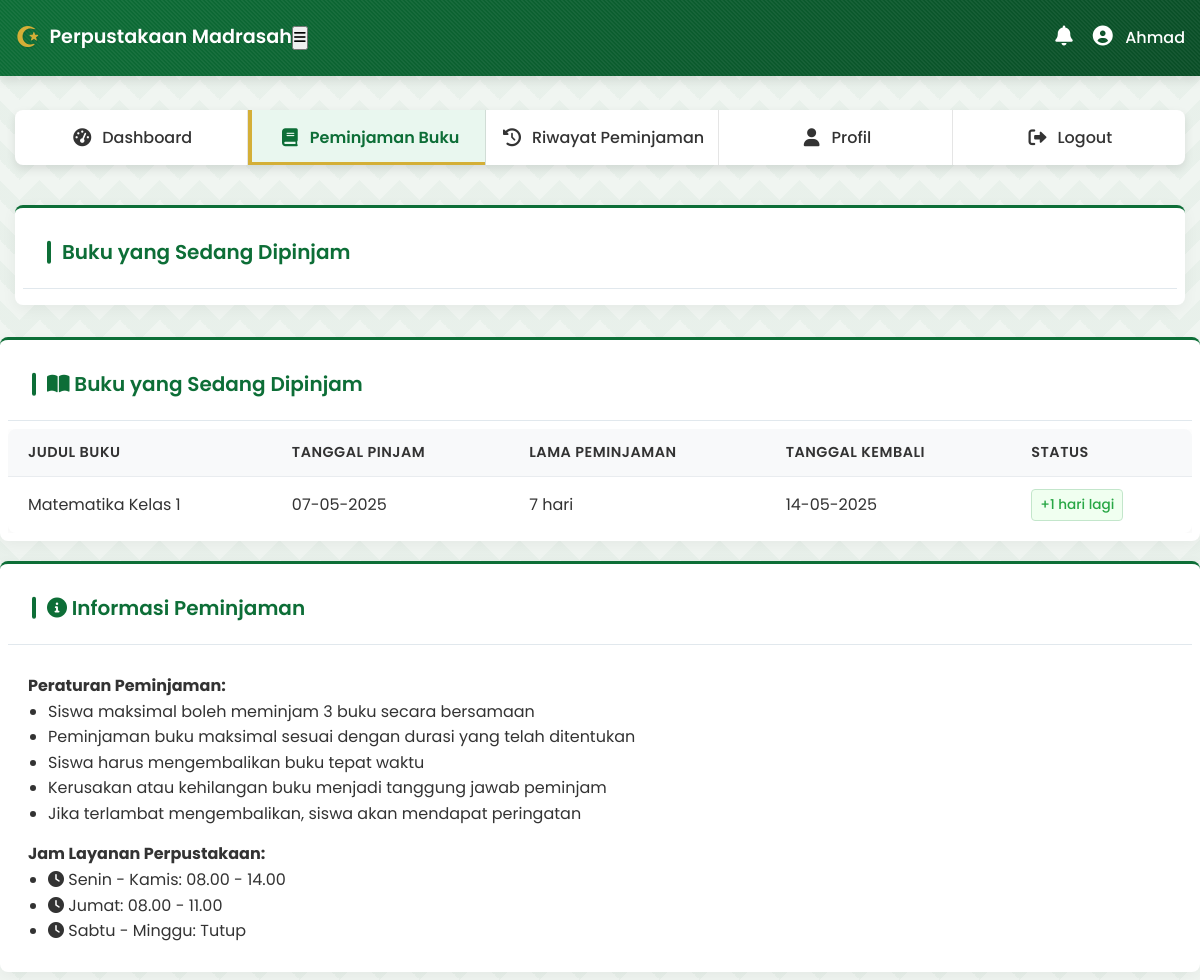
/siswa/peminjaman.php (signed in), run on the app's committed database.
### tables this page shows
CREATE TABLE IF NOT EXISTS peminjaman (
    id INT AUTO_INCREMENT PRIMARY KEY,
    siswa_id INT NOT NULL,
    buku_id INT NOT NULL,
    tanggal_pinjam DATE NOT NULL,
    lama_pinjam INT NOT NULL DEFAULT 7,  
    tanggal_kembali DATE,
    status ENUM('dipinjam', 'dikembalikan') NOT NULL DEFAULT 'dipinjam',
    keterlambatan INT DEFAULT 0,  
    created_at TIMESTAMP DEFAULT CURRENT_TIMESTAMP,
    FOREIGN KEY (siswa_id) REFERENCES siswa(id) ON DELETE CASCADE,
    FOREIGN KEY (buku_id) REFERENCES buku(id) ON DELETE CASCADE
);

CREATE TABLE IF NOT EXISTS buku (
    id INT AUTO_INCREMENT PRIMARY KEY,
    judul VARCHAR(255) NOT NULL,
    pengarang VARCHAR(100) NOT NULL,
    penerbit VARCHAR(100) NOT NULL,
    tahun_terbit YEAR NOT NULL,
    isbn VARCHAR(20),
    jumlah_buku INT NOT NULL DEFAULT 1,
    kategori_id INT NOT NULL,
    created_at TIMESTAMP DEFAULT CURRENT_TIMESTAMP,
    FOREIGN KEY (kategori_id) REFERENCES kategori_buku(id)
);

### includes/functions.php (called while the page is built, shortened)
<?php
require_once 'config.php';
function getActiveLoans($studentId) {
    global $conn;
    $studentId = (int)$studentId;
    $query = "SELECT p.*, b.judul FROM peminjaman p
              JOIN buku b ON p.buku_id = b.id
              WHERE p.siswa_id = $studentId AND p.status = 'dipinjam'";
    $result = mysqli_query($conn, $query);
    $loans = [];
    while ($row = mysqli_fetch_assoc($result)) {
        $loans[] = $row;
    }
    return $loans;
}
function formatDate($date) {
    return date('d-m-Y', strtotime($date));
}

### siswa/peminjaman.php (the view, shortened to what this page needs)
<?php
require_once 'includes/header.php';
$activeLoans = getActiveLoans($_SESSION['user_id']);
?>
<div class="card">
    <div class="card-header">
        <h2 class="card-title"><i class="fas fa-book-open"></i> Buku yang Sedang Dipinjam</h2>
    </div>
    <?php if (empty($activeLoans)): ?>
        <div class="empty-state">
            <i class="fas fa-inbox empty-icon"></i>
            <p>Anda tidak memiliki buku yang sedang dipinjam.</p>
        </div>
    <?php else: ?>
        <div class="table-responsive">
            <table class="table">
                <thead>
                    <tr>
                        <th>Judul Buku</th>
                        <th>Tanggal Pinjam</th>
                        <th>Lama Peminjaman</th>
                        <th>Tanggal Kembali</th>
                        <th>Status</th>
                    </tr>
                </thead>
                <tbody>
                    <?php foreach ($activeLoans as $loan):
                        $returnDate = date('Y-m-d', strtotime($loan['tanggal_pinjam'] . ' + ' . $loan['lama_pinjam'] . ' days'));
                        $today = new DateTime('now');
                        $returnDateTime = new DateTime($returnDate);
                        $diff = $today->diff($returnDateTime);
                        $daysLeft = $diff->format('%R%a');
                    ?>
                        <tr>
                            <td data-label="Judul Buku"><?php echo htmlspecialchars($loan['judul']); ?></td>
                            <td data-label="Tanggal Pinjam"><?php echo formatDate($loan['tanggal_pinjam']); ?></td>
                            <td data-label="Lama Peminjaman"><?php echo $loan['lama_pinjam']; ?> hari</td>
                            <td data-label="Tanggal Kembali"><?php echo formatDate($returnDate); ?></td>
                            <td data-label="Status">
                                <?php if ($daysLeft < 0): ?>
                                    <span class="status-badge overdue">Terlambat <?php echo abs($daysLeft); ?> hari</span>
                                <?php else: ?>
                                    <span class="status-badge active"><?php echo $daysLeft; ?> hari lagi</span>
                                <?php endif; ?>
                            </td>
                        </tr>
                    <?php endforeach; ?>
                </tbody>
            </table>
        </div>
    <?php endif; ?>
</div>
<div class="card" style="margin-top: 20px;">
    <div class="card-header">
        <h2 class="card-title"><i class="fas fa-info-circle"></i> Informasi Peminjaman</h2>
    </div>
    <div style="padding: 20px;">
        <p><strong>Peraturan Peminjaman:</strong></p>
        <ul style="margin-left: 20px; line-height: 1.6;">
            <li>Siswa maksimal boleh meminjam 3 buku secara bersamaan</li>
            <li>Peminjaman buku maksimal sesuai dengan durasi yang telah ditentukan</li>
            <li>Siswa harus mengembalikan buku tepat waktu</li>
            <li>Kerusakan atau kehilangan buku menjadi tanggung jawab peminjam</li>
            <li>Jika terlambat mengembalikan, siswa akan mendapat peringatan</li>
        </ul>
        <p style="margin-top: 15px;"><strong>Jam Layanan Perpustakaan:</strong></p>
        <ul style="margin-left: 20px; line-height: 1.6;">
            <li><i class="fas fa-clock text-primary"></i> Senin - Kamis: 08.00 - 14.00</li>
            <li><i class="fas fa-clock text-primary"></i> Jumat: 08.00 - 11.00</li>
            <li><i class="fas fa-clock text-primary"></i> Sabtu - Minggu: Tutup</li>
        </ul>
    </div>
</div>
<?php
require_once 'includes/footer.php';
?>

### assets/css/style.css (style rules this page uses)
* { margin: 0; padding: 0; box-sizing: border-box; font-family: 'Poppins', sans-serif; }
:root { --primary-color: #0D6E37; --primary-light: #1A8C4C; --primary-dark: #0A4E27; --accent-color: #D4AF37; --text-light: #FFFFFF; --text-dark: #333333; --bg-light: #F8F9FA; --bg-dark: #0A4E27; --card-bg: #FFFFFF; --border-color: #E1E8ED; --success-color: #28A745; --danger-color: #DC3545; }
body { background-color: #F0F5F1; color: var(--text-dark); line-height: 1.6; background-image: linear-gradient(135deg, rgba(13, 110, 55, 0.03) 25%, transparent 25%), linear-gradient(225deg, rgba(13, 110, 55, 0.03) 25%, transparent 25%), linear-gradient(45deg, rgba(13, 110, 55, 0.03) 25%, transparent 25%), linear-gradient(315deg, rgba(13, 110, 55, 0.03) 25%, #F0F5F1 25%); background-position: 20px 0, 20px 0, 0 0, 0 0; background-size: 40px 40px; background-repeat: repeat; }
.card { background-color: var(--card-bg); border-radius: 8px; box-shadow: 0 4px 15px rgba(0, 0, 0, 0.05); padding: 0.5rem; margin-bottom: 0.5rem; border-top: 3px solid var(--primary-color); transition: transform 0.3s, box-shadow 0.3s; }
.card-header { border-bottom: 1px solid var(--border-color); padding-bottom: 0.5rem; margin-bottom: 0.5rem; display: flex; align-items: center; justify-content: space-between; }
.card-title { font-size: 1.25rem; font-weight: 600; color: var(--primary-color); position: relative; padding-left: 15px; }
.card-title::before { content: ""; position: absolute; left: 0; top: 50%; transform: translateY(-50%); width: 4px; height: 70%; background-color: var(--primary-color); border-radius: 2px; }
.table { width: 100%; border-collapse: separate; border-spacing: 0; border-radius: 8px; overflow: hidden; box-shadow: 0 2px 8px rgba(0, 0, 0, 0.05); }
.table th, .table td { padding: 0.9rem 1rem; text-align: left; }
.table th { background-color: var(--primary-color); color: white; font-weight: 600; letter-spacing: 0.5px; text-transform: uppercase; font-size: 0.9rem; }
.table tr { transition: background-color 0.3s; }
.table td { border-bottom: 1px solid var(--border-color); }

### siswa/includes/header.php (style rules this page uses)
:root { --primary-color: #0D6E37; --secondary-color: #1A8C4C; --accent-color: #D4AF37; --light-color: #F0F5F1; --dark-color: #0A4E27; --success-color: #28A745; --warning-color: #FFC107; --danger-color: #DC3545; --white-color: #ffffff; --text-color: #333333; --grey-color: #757575; --border-color: #E1E8ED; --card-bg: #FFFFFF; }
.student-app { background-color: var(--light-color); min-height: 100vh; background-image: linear-gradient(135deg, rgba(13, 110, 55, 0.03) 25%, transparent 25%), linear-gradient(225deg, rgba(13, 110, 55, 0.03) 25%, transparent 25%), linear-gradient(45deg, rgba(13, 110, 55, 0.03) 25%, transparent 25%), linear-gradient(315deg, rgba(13, 110, 55, 0.03) 25%, #F0F5F1 25%); background-position: 20px 0, 20px 0, 0 0, 0 0; background-size: 40px 40px; background-repeat: repeat; }
.card { border-radius: 8px; box-shadow: 0 4px 15px rgba(0, 0, 0, 0.05); overflow: hidden; transition: transform 0.3s ease, box-shadow 0.3s ease; border-top: 3px solid var(--primary-color); }
.card-header { background-color: var(--white-color); padding: 1.25rem 1.5rem; border-bottom: 1px solid var(--border-color); display: flex; align-items: center; justify-content: space-between; }
.card-title { color: var(--primary-color); font-weight: 600; font-size: 1.25rem; margin: 0; position: relative; padding-left: 15px; }
.card-title::before { content: ""; position: absolute; left: 0; top: 50%; transform: translateY(-50%); width: 4px; height: 70%; background-color: var(--primary-color); border-radius: 2px; }
.status-badge { display: inline-block; padding: 5px 10px; border-radius: 50px; font-size: 0.8rem; font-weight: 600; color: var(--white-color); }
.table { width: 100%; border-collapse: separate; border-spacing: 0; border-radius: 8px; overflow: hidden; box-shadow: 0 4px 15px rgba(0, 0, 0, 0.05); margin-bottom: 1.5rem; }
.table th { background-color: var(--primary-color); color: var(--white-color); font-weight: 600; padding: 1rem; letter-spacing: 0.5px; text-transform: uppercase; font-size: 0.9rem; }
.table td { padding: 1rem; border-bottom: 1px solid var(--border-color); vertical-align: middle; }
.table tr:last-child td { border-bottom: none; }

### data on the page
peminjaman: buku.judul "Matematika Kelas 1", tanggal_pinjam "07-05-2025", lama_pinjam "7", formatDate($returnDate) "14-05-2025"

### other printed values
$siswaNama "Ahmad"
$pageTitle "Buku yang Sedang Dipinjam"
